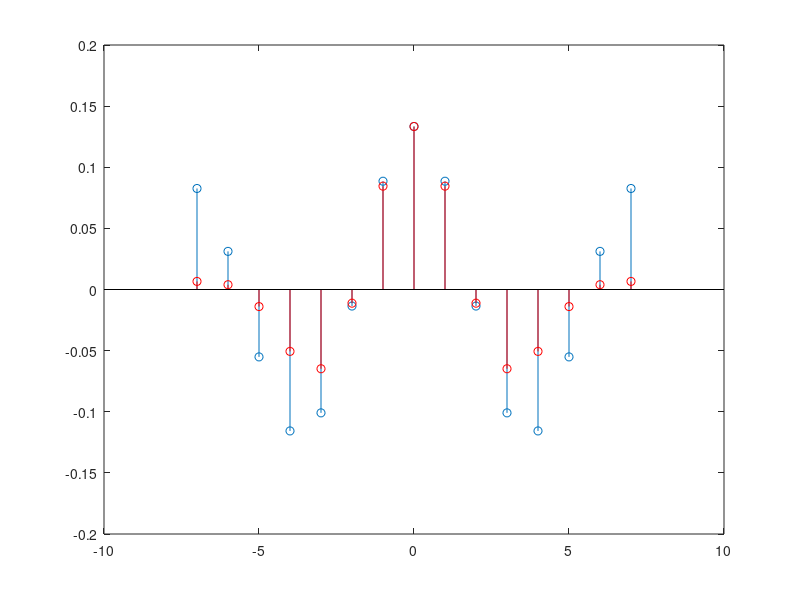

MATLAB code for this plot:
%% Test3
 clear all
 close all
 clc
%Zadanie 1
%Filtr pasmowoprzepustowy
N=7;
wgr1=pi/5;
wgr2=pi/3;

%czesc ujemna 
n=-N:(-1);
h_bp_u=(sin(wgr2*n)-sin(wgr1*n))./(pi*n);
%czesc zerowa
n=0;
h_bp_o=(wgr2-wgr1)/pi;
%czesc dodatnia
n=1:N;
h_bp_d=(sin(wgr2*n)-sin(wgr1*n))./(pi*n);

hbp=[h_bp_u, h_bp_o, h_bp_d];

stem(-N:N, hbp)
hold on
w=hamming(2*N+1);
hBPw=hbp'.*w;
stem(-N:N,hBPw,'r')
wynik=sum(hBPw(1:11))


%Zadanie 2
format long
h = [1 -1 2 2];
n = 0:length(h)-1;
f=300;
fp=1200;
wg = 2*pi*f;
H = abs(sum(h.*exp(j*wg*n/fp)))
